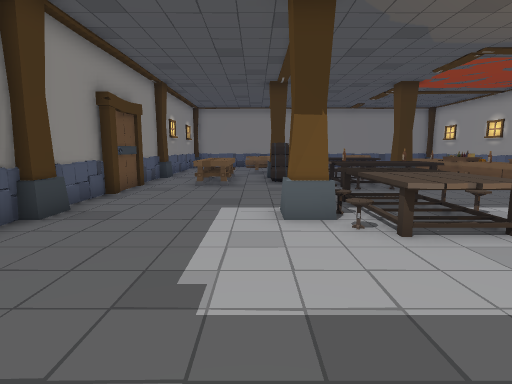
[1] (above)

16 first-person views from a walk through a scene from a Unity 3-D project. The camera is 1.3 m above the floor, tilts 8° down and sees 80° across. Doors are open. The floor is counted in squares, 1 m on a side. Each view is taken from the middle of a square. On the plan, view 1 faces up. The plan holds only what a view shows up to about 14 squares ahead; the rest is blank. The place goes on beyond the plan. The player character is not drawn. Some animated figures are left out.

[2]
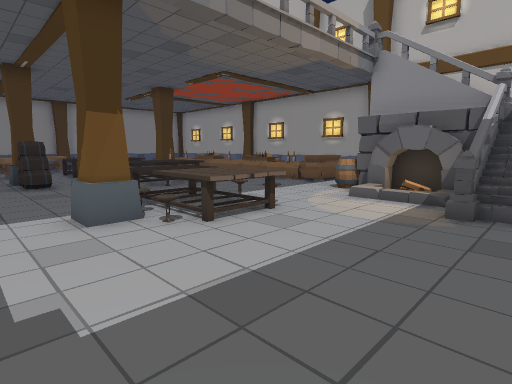

[3]
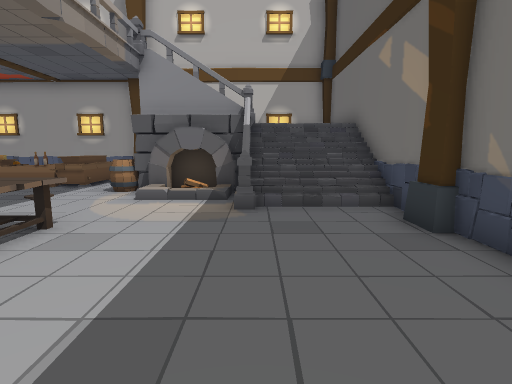

[4]
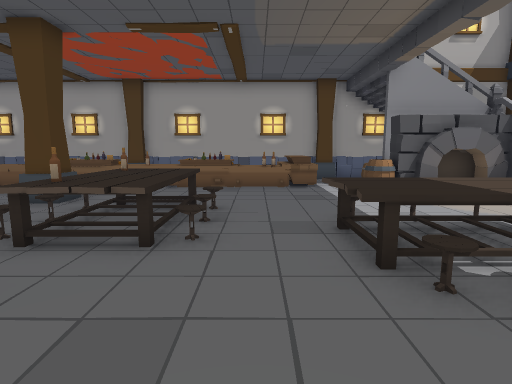

[5]
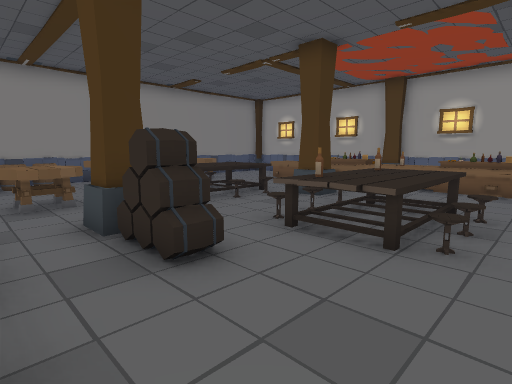

[6]
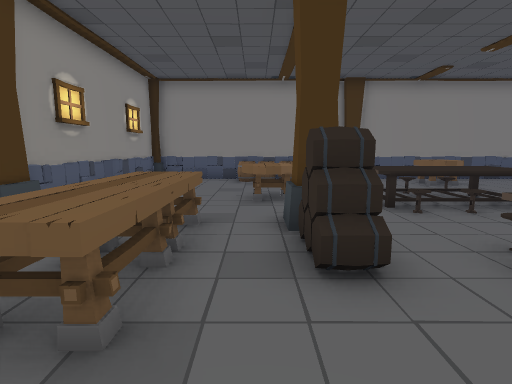

[7]
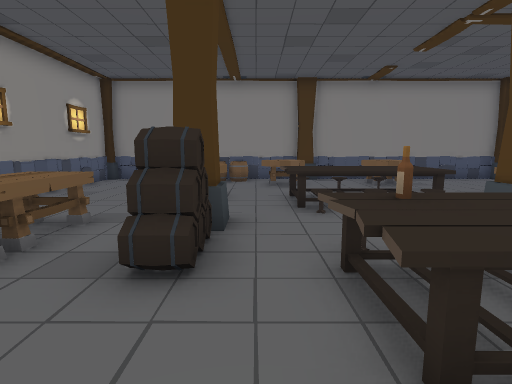

[8]
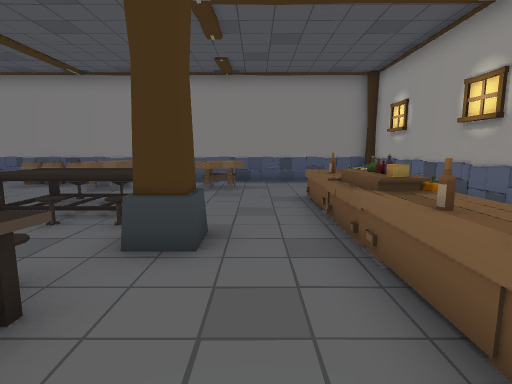

[9]
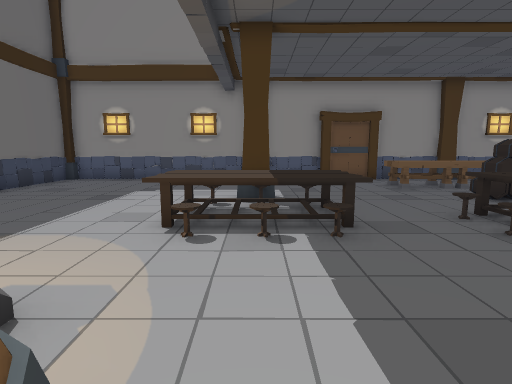

[10]
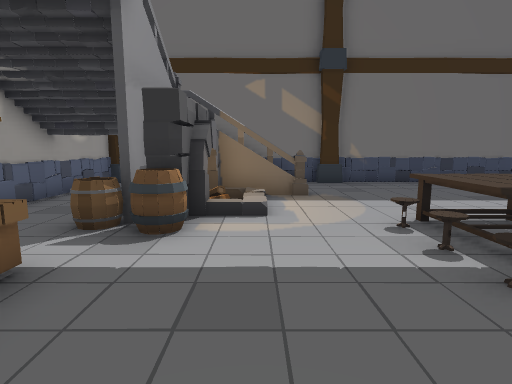

[11]
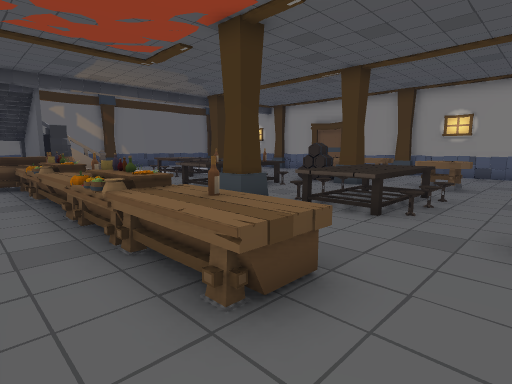

[12]
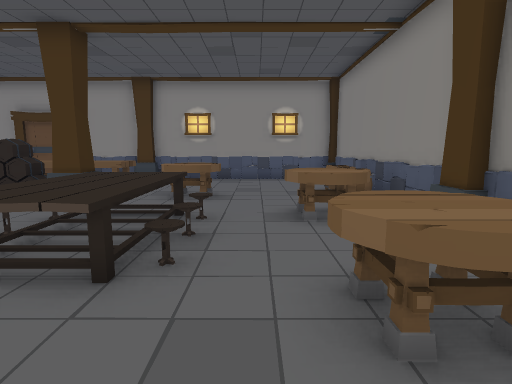

[13]
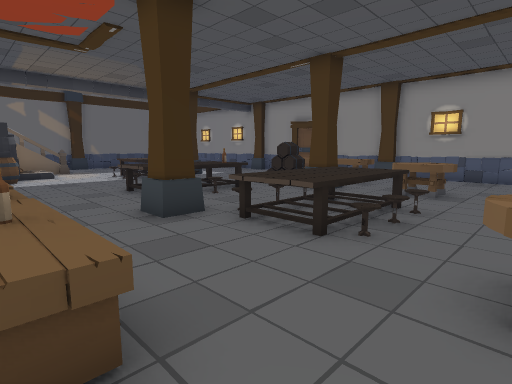

[14]
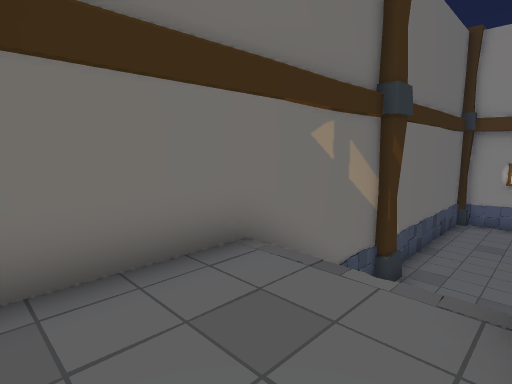

[15]
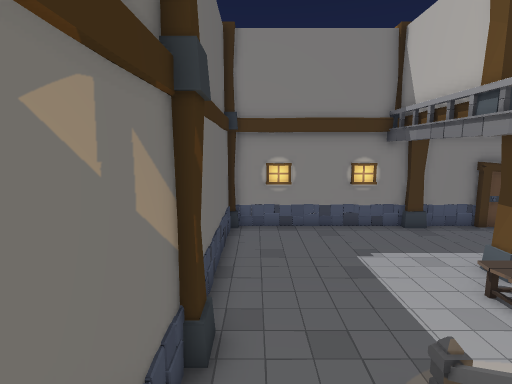

[16]
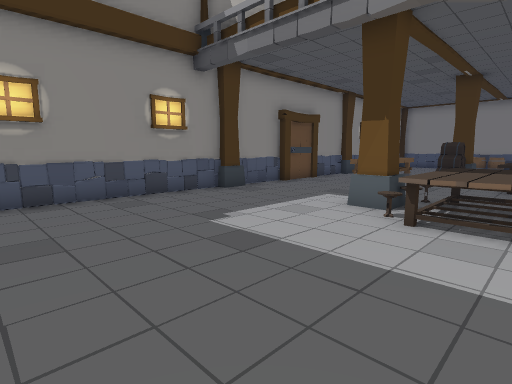

### Floor plan
Key: @ floor where view 1 was taken; # wall or solid block; . main floor; : floor 2 m higher than the main floor; / step, stairs or slope; D open door; T table; B barrel; L bottle; F fireplace; O other object.
Columns run from 5 left of view 1 to 13 right of it. Each row starts with its distance up from view 1.
 23  ########  ########
 22 ##.##BB######....##
 21 ##...B#TTT.TT.... #
 20 #......#T#.#T... .#
 19 #...........D.... #
 18 #....TT.......TT..#
 17 #....TT.TTTT..TTL.#
 16 #.......TTTT..TTT.#
 15 ##............TTT.#
 14 ##.TT.#.....#.TTT##
 13 #..T#.B.......TLT##
 12 #..TT.O.LTTO..TTT#
 11 #..TT...TTTT..TTT#
 10 #.......####..TTT #
  9 #.............TOT #
  8 ##.....TTT....TOTT#
  7 ##.....TTT....TTT #
  6 ##....#TTT.......##
  5 ##.....TTT...BBB..#
  4 #......TTT../F# ..#
  3 #.........../F# ..#
  2 #........... F#  .#
  1 #..........####: :#
  0 #....@.....////:: #
 -1 #..........////:::#
 -2 ###################

Positions as (right, up) in squares from view 1, and headings:
1: (0, 0), facing up
2: (-1, 0), facing up-right
3: (-1, 1), facing right
4: (-1, 9), facing right
5: (-1, 9), facing up-right
6: (0, 9), facing up
7: (2, 9), facing up
8: (8, 10), facing up
9: (9, 6), facing left
10: (7, 10), facing down
11: (12, 20), facing down-left
12: (9, 19), facing left
13: (10, 20), facing down-left
14: (12, 1), facing down-left
15: (9, -1), facing left
16: (4, -1), facing up-left
